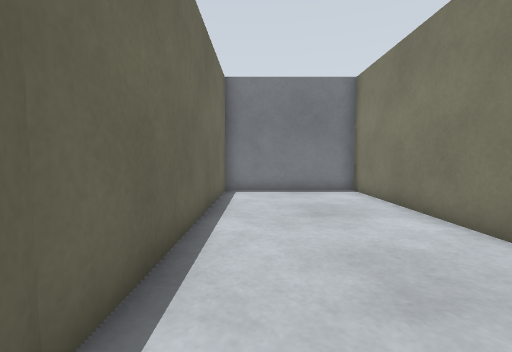
view 1 (above)

12 first-person views from a walk through a world built for the Gazebo simulator. The camera is 0.72 m above the floor, tilts 4° down and sees 90° across. The floor is counted in squares, 0.5 m on a side. Each view is taken from the middle of a square. On the plan, view 1 faces up. The plan holds only what a view shows up to about 13 squares ahead; the rest is blank. The robots in the file are not drawn.

view 2
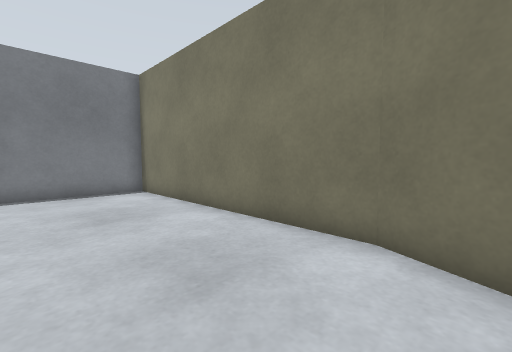

view 3
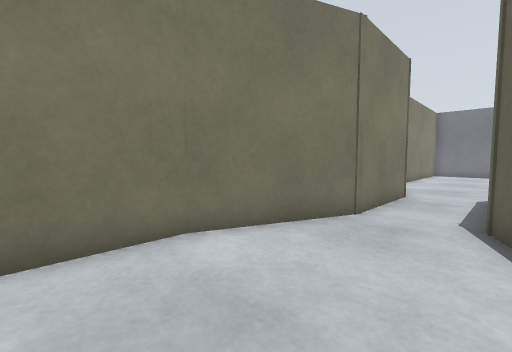

view 4
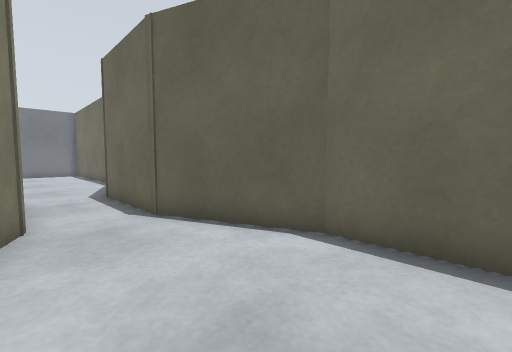

view 5
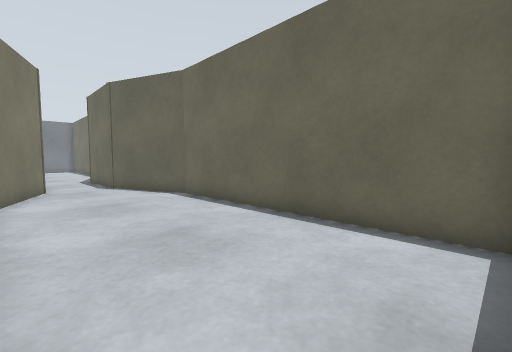

view 6
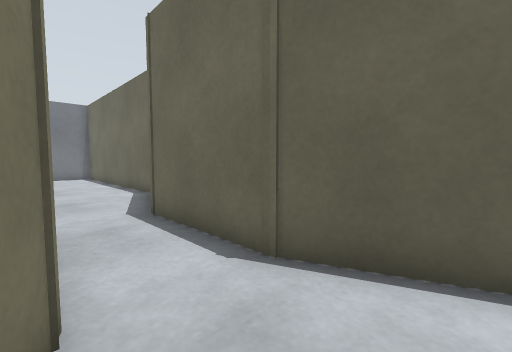

view 7
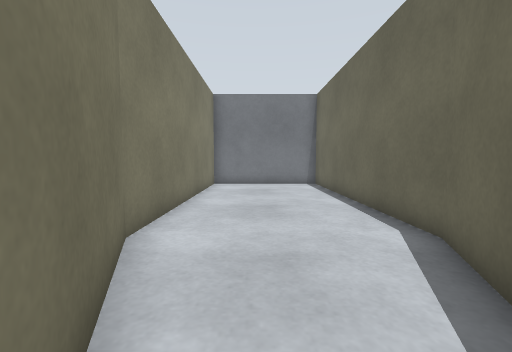

view 8
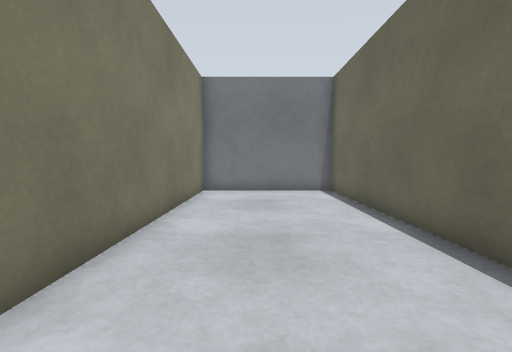

view 9
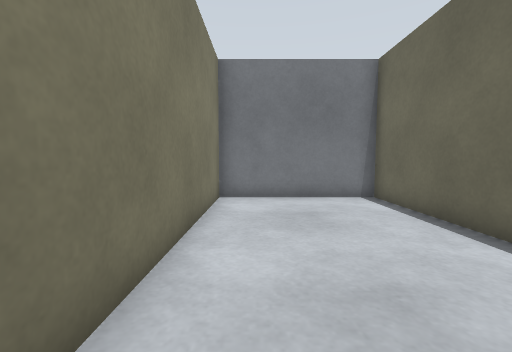

view 10
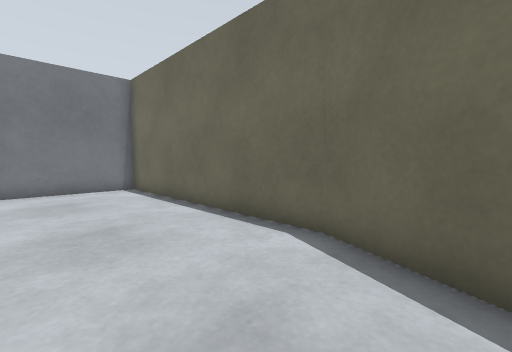

view 11
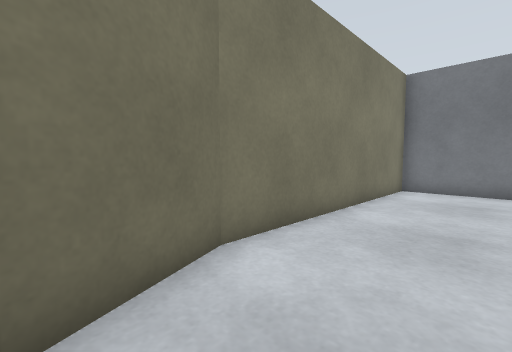

view 12
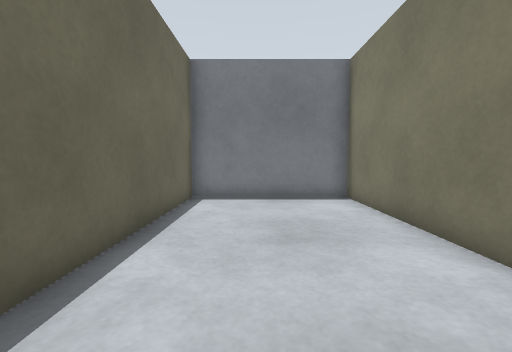

### Floor plan
Points are (right, up) in squares from view 1. A wall is a line through its corners. A room is listed if a view was taken in it or the views show most of it. See-through windows are left out.
Room 1 (views 1, 2, 3, 4, 5, 6, 7, 12)
walls: (2.7, -6.5) (2.7, -2.5) (4.3, 1.5) (4.3, 11.3) (-1.4, 11.3) (-1.4, 1.5) (0.2, -2.5) (0.2, -6.8)
ways out: opening at (1.5, -7) to room 2
Room 2 (views 8, 9, 10, 11)
walls: (-0.3, -7.9) (-1.4, -10.5) (-1.4, -20.3) (4.3, -20.3) (4.3, -10.5) (2.7, -6.5)
ways out: opening at (1.5, -7) to room 1

Where each view was taken, in squares from view 1:
view 1: 0 up, 0 right, facing up
view 2: 0 up, 0 right, facing up-right
view 3: 4 up, 0 right, facing down-right
view 4: 4 up, 3 right, facing down-left
view 5: 11 up, 4 right, facing down-left
view 6: 0 up, 3 right, facing down-left
view 7: 6 down, 2 right, facing down
view 8: 9 down, 2 right, facing down
view 9: 11 down, 3 right, facing down
view 10: 8 down, 3 right, facing down-left
view 11: 8 down, 1 right, facing down-right
view 12: 2 up, 1 right, facing up
